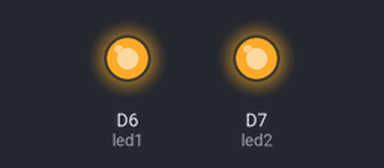
Recording of a sketch running on a simulated ESP8266 (NodeMCU). On the bench: output pins drawn as LEDs (lit = HIGH).

Above: at 0.2 s.
At 23.2 s:
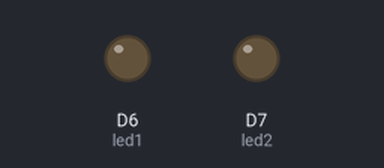
Timing chart, 0 to 28.6 s (numbered marks = the images above):
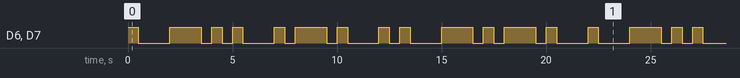

Measured:
- by itself, D6 (led1), D7 (led2): moves between LOW and HIGH, repeating every 22.0 s
- by itself, everything shown: repeats every 22.0 s, in 26 steps

The sketch:

gettingstarted-blinkled.ino
```cpp
// ------------
// Blink an LED
// ------------

/*-------------

This program will blink an led on and off every second.
It blinks the D7 LED on your Particle device. If you have an LED wired to D0, it will blink that LED as well.

-------------*/


int led1 = D6; // Instead of writing D0 over and over again, we'll write led1

int led2 = D7; // Instead of writing D7 over and over again, we'll write led2


void setup() {


	pinMode(led1, OUTPUT);
	pinMode(led2, OUTPUT);

}

void led_on(int delay_time)
{
    digitalWrite(led1, HIGH);
	digitalWrite(led2, HIGH);
	delay(delay_time);
}

void led_off(int delay_time)
{
    digitalWrite(led1, LOW);
	digitalWrite(led2, LOW);
	delay(delay_time);
}

void morse_dash()
{
    led_on(1500);
    led_off(500);
}

void morse_dot()
{
    led_on(500);
    led_off(500);
}

void loop() {
    //letter E .
	morse_dot();
	led_off(1000);

	//letter D - . .
	morse_dash();
	morse_dot();
	morse_dot();
	led_off(1000);

	//letter R . - .
    morse_dot();
    morse_dash();
    morse_dot();
	led_off(1000);

	//letter I . .
    morse_dot();
    morse_dot();
	led_off(1000);

	//letter C - . - .
	morse_dash();
	morse_dot();
	morse_dash();
	morse_dot();
	led_off(1000);

}
```
